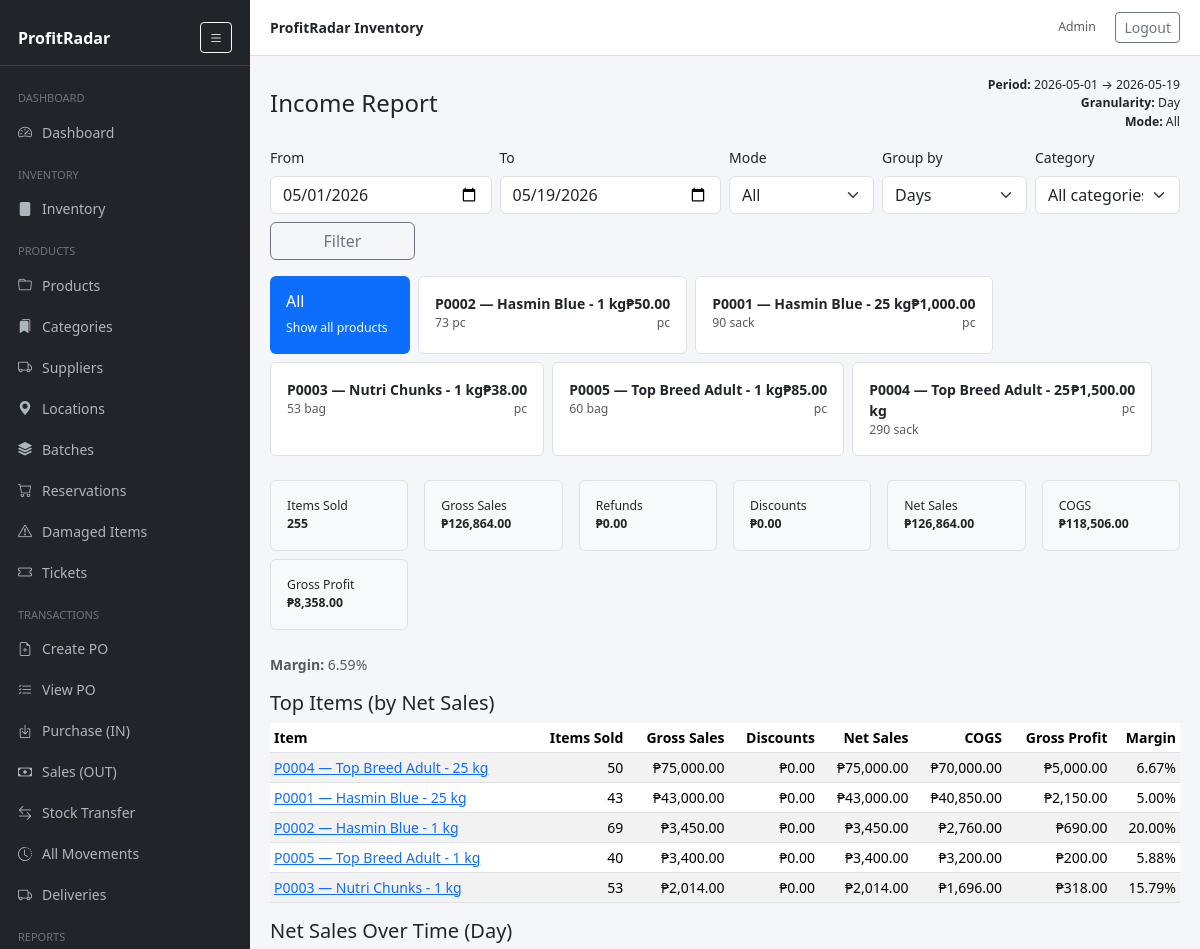
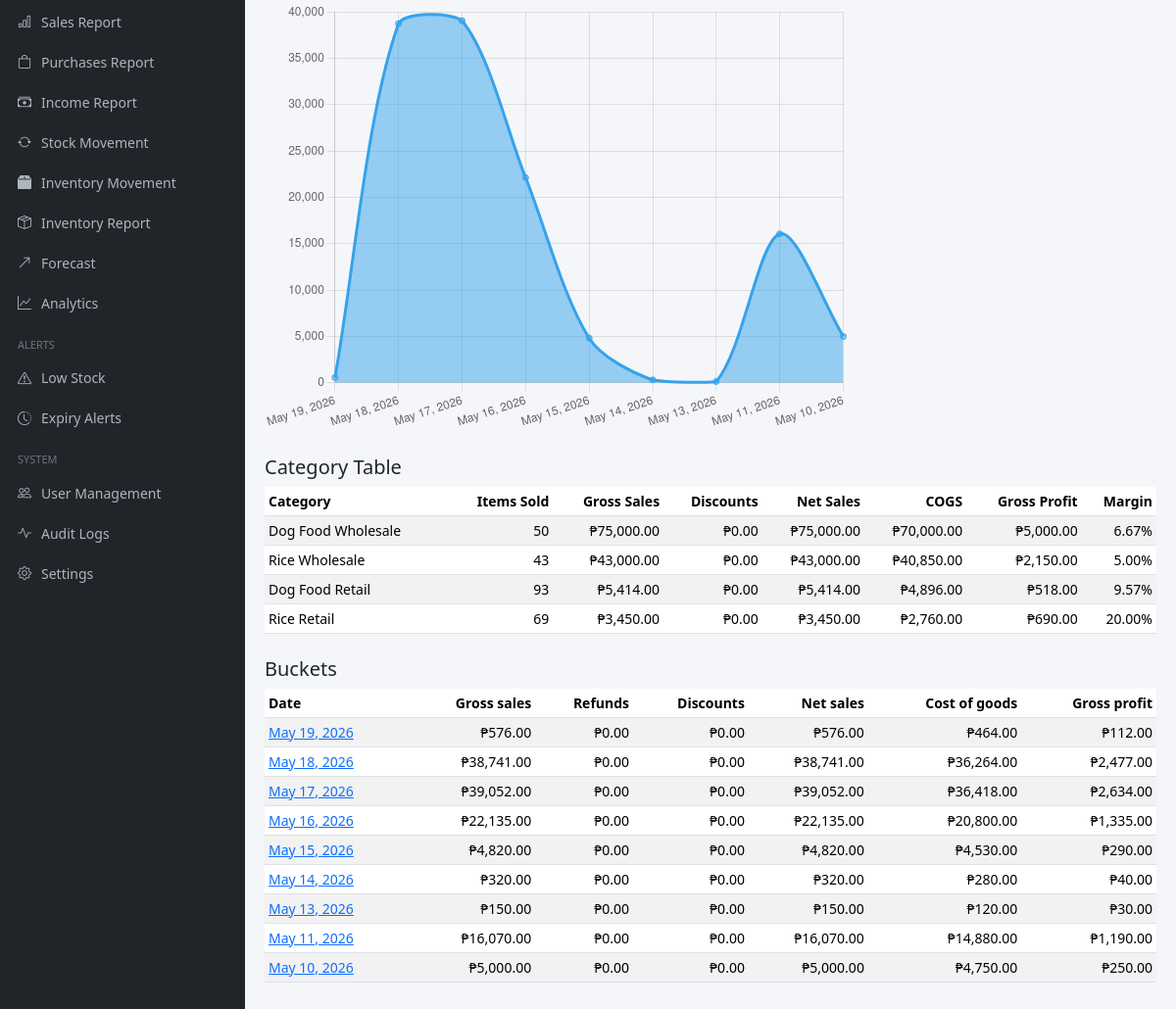
Page /reports/income_report.php (signed in) on the committed database (2 pictures, top to bottom).
### tables this page shows
CREATE TABLE `products` (
  `id` int(11) NOT NULL,
  `code` varchar(64) NOT NULL,
  `name` varchar(200) NOT NULL,
  `product_type` enum('retail','wholesale') NOT NULL DEFAULT 'retail',
  `category` varchar(120) DEFAULT NULL,
  `category_id` int(11) DEFAULT NULL,
  `location_id` int(11) DEFAULT NULL,
  `supplier_id` int(11) DEFAULT NULL,
  `location` varchar(120) DEFAULT NULL,
  `cost_price` decimal(12,2) DEFAULT 0.00,
  `sell_price` decimal(12,2) DEFAULT 0.00,
  `promo_discount_type` enum('percent','amount') DEFAULT NULL,
  `promo_discount_value` decimal(10,2) DEFAULT NULL,
  `sold_by` enum('each','weight') NOT NULL DEFAULT 'each',
  `unit` varchar(20) NOT NULL DEFAULT 'pc',
  `wholesale_price` decimal(10,2) NOT NULL DEFAULT 0.00,
  `barcode` varchar(128) DEFAULT NULL,
  `low_stock_threshold` int(11) DEFAULT NULL,
  `stock_qty` decimal(12,3) NOT NULL DEFAULT 0.000,
  `reserved_qty` int(11) NOT NULL DEFAULT 0,
  `is_active` tinyint(1) NOT NULL DEFAULT 1,
  `created_at` timestamp NOT NULL DEFAULT current_timestamp(),
  `updated_at` timestamp NULL DEFAULT NULL,
  `retail_stock` decimal(12,3) NOT NULL DEFAULT 0.000,
  `wholesale_stock` decimal(12,3) NOT NULL DEFAULT 0.000,
  `sale_type` enum('retail','wholesale') NOT NULL DEFAULT 'retail',
  `user_id` int(11) NOT NULL
);

### reports/income_report.php (the view, shortened to what the rows shown need)
<?php
require_once __DIR__ . '/../includes/header.php';
$pdo = getDB();
$from = $_GET['from'] ?? date('Y-m-01');
$to   = $_GET['to']   ?? date('Y-m-d');
$mode = $_GET['mode'] ?? '';
$gran = $_GET['granularity'] ?? 'day';
function calc_line_gross($qty, $unit) {
  return max(0.0, (float)$qty * (float)$unit);
}
function calc_line_discount($gross, $dt, $dv) {
  if ($dv === null || $dv === '' || $dt === null) return 0.0;
  return 0.0;
}
function calc_invoice_discount_amount($subtotal, $dt, $dv) {
  if (!$dt || $dv === null) return 0.0;
  return 0.0;
}
if (!function_exists('money')) {
  function money($n){ return '₱'.number_format((float)$n,2); }
}
function bucket_key($dtString, $gran) {
  $ts = strtotime($dtString);
  if ($gran === 'day')   return date('Y-m-d', $ts);
  return date('Y-m', $ts);
}
function bucket_label($key, $gran) {
  if ($gran === 'day') return date('M j, Y', strtotime($key));
  return date('M Y', strtotime($key . '-01'));
}
$productsQuery = "SELECT id, code, name, stock_qty, unit, sold_by, sell_price, wholesale_price, category_id FROM products WHERE is_active=1";
$paramsProducts = [];
$productsQuery .= " ORDER BY name";
$products = $pdo->prepare($productsQuery);
$products->execute($paramsProducts);
$products = $products->fetchAll(PDO::FETCH_ASSOC);
$params = [$from, $to];
$modeSql = '';
$txSql = "
  SELECT t.id, t.type, t.date, t.created_at, t.extra_discount_type, t.extra_discount_value, t.sale_mode
  FROM transactions t
  WHERE t.type IN ('sale','refund')
    AND t.date BETWEEN ? AND ?
    $modeSql
  ORDER BY t.date, t.id
";
$txSt = $pdo->prepare($txSql);
$txSt->execute($params);
$txRows = $txSt->fetchAll(PDO::FETCH_ASSOC);
$txIds = array_map(function($r){ return (int)$r['id']; }, $txRows);
$items = [];
if ($txIds) {
  $in = implode(',', array_fill(0, count($txIds), '?'));
  $itSql = "
    SELECT ti.transaction_id, ti.qty, ti.unit_price, ti.discount_type, ti.discount_value, ti.cost_at_sale,
           p.id AS product_id, p.code, p.name, p.category_id
    FROM transaction_items ti
    JOIN products p ON p.id = ti.product_id
    WHERE ti.transaction_id IN ($in)
    ORDER BY ti.transaction_id, ti.id
  ";
  $itSt = $pdo->prepare($itSql);
  $itSt->execute($txIds);
  foreach ($itSt as $r) $items[] = $r;
}
$itemsByTx = [];
foreach ($items as $it) $itemsByTx[(int)$it['transaction_id']][] = $it;
$byBucket = [];
foreach ($txRows as $t) {
  $tid = (int)$t['id'];
  $rows = $itemsByTx[$tid] ?? [];
  if (!$rows) continue;
  $subtotal_net_before_invoice = 0.0;
  $lineInfos = [];
  foreach ($rows as $li) {
    $qty = (float)$li['qty'];
    $unit = (float)$li['unit_price'];
    $gross = calc_line_gross($qty, $unit);
    $lineDisc = calc_line_discount($gross, $li['discount_type'], $li['discount_value']);
    $netBeforeInvoice = max(0.0, $gross - $lineDisc);
    $lineInfos[] = [
      'qty'=>$qty,'unit'=>$unit,'gross'=>$gross,'lineDisc'=>$lineDisc,'netBeforeInvoice'=>$netBeforeInvoice,
      'cost_at_sale'=> ($li['cost_at_sale'] !== null && $li['cost_at_sale'] !== '') ? (float)$li['cost_at_sale'] : 0.0
    ];
    $subtotal_net_before_invoice += $netBeforeInvoice;
  }
  $invDiscAmt = calc_invoice_discount_amount($subtotal_net_before_invoice, $t['extra_discount_type'], $t['extra_discount_value']);
  $cogs_total = 0.0; $gross_total = 0.0; $line_discounts_total = 0.0; $inv_alloc_total = 0.0; $net_total_after_all = 0.0; $items_count = 0;
  foreach ($lineInfos as $li) {
    $share = ($subtotal_net_before_invoice > 0) ? ($li['netBeforeInvoice'] / $subtotal_net_before_invoice) : 0.0;
    $alloc = $invDiscAmt * $share;
    $line_net_after = max(0.0, $li['netBeforeInvoice'] - $alloc);
    $line_discounts_total += $li['lineDisc'];
    $inv_alloc_total += $alloc;
    $gross_total += $li['gross'];
    $net_total_after_all += $line_net_after;
    $items_count += $li['qty'];
    $unitCost = $li['cost_at_sale'] ?? 0.0;
    $cogs_total += $li['qty'] * $unitCost;
  }
  $dtRaw = $t['created_at'] ?: $t['date'];
  $bucketKey = bucket_key($dtRaw ?: $t['date'], $gran);
  ensure_bucket($byBucket, $bucketKey);
  if ($t['type'] === 'refund') {
    $byBucket[$bucketKey]['refunds'] += $net_total_after_all;
    $byBucket[$bucketKey]['discounts'] += ($line_discounts_total + $inv_alloc_total);
    $byBucket[$bucketKey]['gross'] -= $gross_total;
    $byBucket[$bucketKey]['net_sales'] -= $net_total_after_all;
    $byBucket[$bucketKey]['cogs'] -= $cogs_total;
    $byBucket[$bucketKey]['gross_profit'] -= ($net_total_after_all - $cogs_total);
    $byBucket[$bucketKey]['tx_count'] += 1;
    $byBucket[$bucketKey]['items'] += $items_count;
  } else {
    $byBucket[$bucketKey]['gross'] += $gross_total;
    $byBucket[$bucketKey]['discounts'] += ($line_discounts_total + $inv_alloc_total);
    $byBucket[$bucketKey]['net_sales'] += $net_total_after_all;
    $byBucket[$bucketKey]['cogs'] += $cogs_total;
    $byBucket[$bucketKey]['gross_profit'] += ($net_total_after_all - $cogs_total);
    $byBucket[$bucketKey]['tx_count'] += 1;
    $byBucket[$bucketKey]['items'] += $items_count;
  }
}
uksort($byBucket, function($a,$b) use($gran){
  if ($gran === 'day') return strtotime($b) <=> strtotime($a);
  if ($gran === 'week') {
    $getTs = function($k){
      if (preg_match('/^(\d+)-W(\d+)$/',$k,$m)) { $d=new DateTime(); $d->setISODate((int)$m[1], (int)$m[2]); return $d->getTimestamp(); }
      return strtotime($k);
    };
    return $getTs($b) <=> $getTs($a);
  }
  return strtotime($b . '-01') <=> strtotime($a . '-01');
});
$timelineKeys = array_reverse(array_keys($byBucket));
$tLabels = [];
$tValues = [];
foreach (array_reverse($timelineKeys) as $k) {
  $tLabels[] = bucket_label($k,$gran);
  $tValues[] = round(($byBucket[$k]['net_sales'] ?? 0),2);
}
$labels = $tLabels; $values = $tValues;
?>
<div class="row mb-3">
  <div class="col-12">
    <div class="d-flex flex-wrap gap-2 mb-2">
      <?php foreach ($products as $p):
        $displayPrice = $mode === 'wholesale' ? $p['wholesale_price'] : $p['sell_price'];
      ?>
        <a href="javascript:void(0)" class="product-tile p-3 bg-white border rounded text-decoration-none text-reset" data-product="<?= (int)$p['id'] ?>" style="min-width:200px; max-width:300px;">
          <div class="d-flex justify-content-between">
            <div>
              <div style="font-weight:600"><?= h($p['code']) ?> — <?= h($p['name']) ?></div>
              <div class="small text-muted"><?= (float)$p['stock_qty'] ?> <?= h($p['unit']?:'pc') ?></div>
            </div>
            <div class="text-end">
              <div style="font-weight:700"><?= money($displayPrice) ?></div>
              <div class="small text-muted"><?= $p['sold_by'] === 'weight' ? ($p['unit']?:'kg') : 'pc' ?></div>
            </div>
          </div>
        </a>
      <?php endforeach; ?>
    </div>
  </div>
</div>
<table class="table table-striped table-sm">
  <thead>
    <tr>
      <th>Item</th>
      <th class="text-end">Items Sold</th>
      <th class="text-end">Gross Sales</th>
      <th class="text-end">Discounts</th>
      <th class="text-end">Net Sales</th>
      <th class="text-end">COGS</th>
      <th class="text-end">Gross Profit</th>
      <th class="text-end">Margin</th>
    </tr>
  </thead>
</table>
<table class="table table-striped table-sm">
  <thead>
    <tr>
      <th>Category</th>
      <th class="text-end">Items Sold</th>
      <th class="text-end">Gross Sales</th>
      <th class="text-end">Discounts</th>
      <th class="text-end">Net Sales</th>
      <th class="text-end">COGS</th>
      <th class="text-end">Gross Profit</th>
      <th class="text-end">Margin</th>
    </tr>
  </thead>
</table>
<table class="table table-sm table-striped">
  <thead>
    <tr>
      <th>Date</th>
      <th class="text-end">Gross sales</th>
      <th class="text-end">Refunds</th>
      <th class="text-end">Discounts</th>
      <th class="text-end">Net sales</th>
      <th class="text-end">Cost of goods</th>
      <th class="text-end">Gross profit</th>
    </tr>
  </thead>
</table>
<script>
document.addEventListener('DOMContentLoaded', function(){
  // --- Chart setup ---
  const labels = <?= json_encode($labels) ?>;
  const data   = <?= json_encode($values) ?>;
  const ctx = document.getElementById('netSalesChart');
  if (ctx && labels.length > 0) {
    new Chart(ctx, {
      type: 'line',
      data: {
        labels: labels,
        datasets: [{
          label: 'Net Sales',
          data: data,
          fill: true,
          tension: 0.3
        }]
      },
      options: {
        responsive: true,
        plugins: { legend: { display: false } },
        scales: { y: { beginAtZero: true } }
      }
    });
  }
  // --- Modal logic ---
  const modalEl = document.getElementById('bucketModal');
  const modalBody = document.getElementById('bucketModalBody');
  const bsModal = new bootstrap.Modal(modalEl);
  function openModal(params) {
    modalBody.innerHTML = '<div class="text-center py-4"><div class="spinner-border" role="status"></div></div>';
    bsModal.show();
    const query = new URLSearchParams({
      from: '<?= h($from) ?>',
      to: '<?= h($to) ?>',
      granularity: '<?= h($gran) ?>',
      mode: '<?= h($mode) ?>',
      ...params
    }).toString();
    fetch('income_report.php?' + query, { credentials: 'same-origin' })
      .then(r => r.text())
      .then(html => modalBody.innerHTML = html)
      .catch(err => {
        modalBody.innerHTML = '<div class="alert alert-danger">Failed to load details.</div>';
        console.error(err);
      });
  }
  // --- Make date buckets clickable ---
  document.querySelectorAll('.bucket-link').forEach(el => {
    el.addEventListener('click', e => {
      e.preventDefault();
      const bucket = el.dataset.bucket;
      if (bucket) openModal({ ajax_bucket: bucket });
    });
  });
  // --- Make product tiles clickable ---
  document.querySelectorAll('.product-tile').forEach(tile => {
    tile.addEventListener('click', e => {
      e.preventDefault();
      const productId = tile.dataset.product;
      if (productId) openModal({ ajax_product: productId });
    });
  });
});
</script>
<?php require_once __DIR__ . '/../includes/footer.php'; ?>

### rows in the picture
products: $p['id'] 2 (drawn), code "P0002", name "Hasmin Blue - 1 kg", stock_qty "73", unit "pc", sell_price "₱50.00", sold_by "pc"
products: code "P0001", name "Hasmin Blue - 25 kg", stock_qty "90", unit "sack", sell_price "₱1,000.00", sold_by "pc"
products: $p['id'] 3 (drawn), code "P0003", name "Nutri Chunks - 1 kg", stock_qty "53", unit "bag", sell_price "₱38.00", sold_by "pc"
products: code "P0005", name "Top Breed Adult - 1 kg", stock_qty "60", unit "bag", sell_price "₱85.00", sold_by "pc"
products: code "P0004", name "Top Breed Adult - 25 kg", stock_qty "290", unit "sack", sell_price "₱1,500.00", sold_by "pc"

### other values in the picture
APP_NAME "ProfitRadar Inventory"
current_user()['name'] "Admin"
$from "2026-05-01"
$to "2026-05-19"
$gran "Day"
array_sum(array_column($byBucket,'items')) "255"
money($totGross) "₱126,864.00"
money($totRefunds) "₱0.00"
money($totDiscounts) "₱0.00"
money($totNet) "₱126,864.00"
money($totCogs) "₱118,506.00"
money($totProfit) "₱8,358.00"
$it['items_sold'] "50"
money($it['gross']) "₱75,000.00"
money($it['discounts']) "₱0.00"
